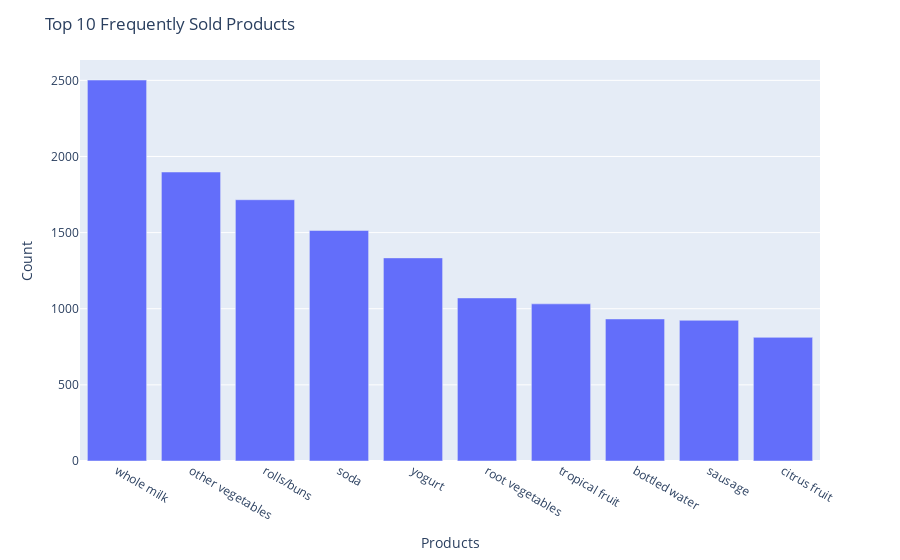

The notebook cell this image was saved under:
### Markdown cell above
Let's first see the top 10 selling products

### Code cell
print("Top 10 Frequent Sold Products")
x = df['itemDescription'].value_counts().sort_values(ascending=False)[:10]
fig = px.bar(x=x.index, y=x.values)
fig.update_layout(title_text='Top 10 Frequently Sold Products', xaxis_title='Products', yaxis_title='Count')
fig.show()

### Figure 1 — Plotly figure (JSON) as saved in the notebook; plotly's stock layout.template omitted (floating-point values rounded to 4 significant figures)
{"data": [{"alignmentgroup": "True", "hovertemplate": "x=%{x}<br>y=%{y}<extra></extra>", "legendgroup": "", "marker": {"color": "#636efa", "pattern": {"shape": ""}}, "name": "", "offsetgroup": "", "orientation": "v", "showlegend": false, "textposition": "auto", "type": "bar", "x": ["whole milk", "other vegetables", "rolls/buns", "soda", "yogurt", "root vegetables", "tropical fruit", "bottled water", "sausage", "citrus fruit"], "xaxis": "x", "y": [2502, 1898, 1716, 1514, 1334, 1071, 1032, 933, 924, 812], "yaxis": "y"}], "layout": {"barmode": "relative", "legend": {"tracegroupgap": 0}, "margin": {"t": 60}, "title": {"text": "Top 10 Frequently Sold Products"}, "xaxis": {"anchor": "y", "domain": [0, 1], "title": {"text": "Products"}}, "yaxis": {"anchor": "x", "domain": [0, 1], "title": {"text": "Count"}}}}
